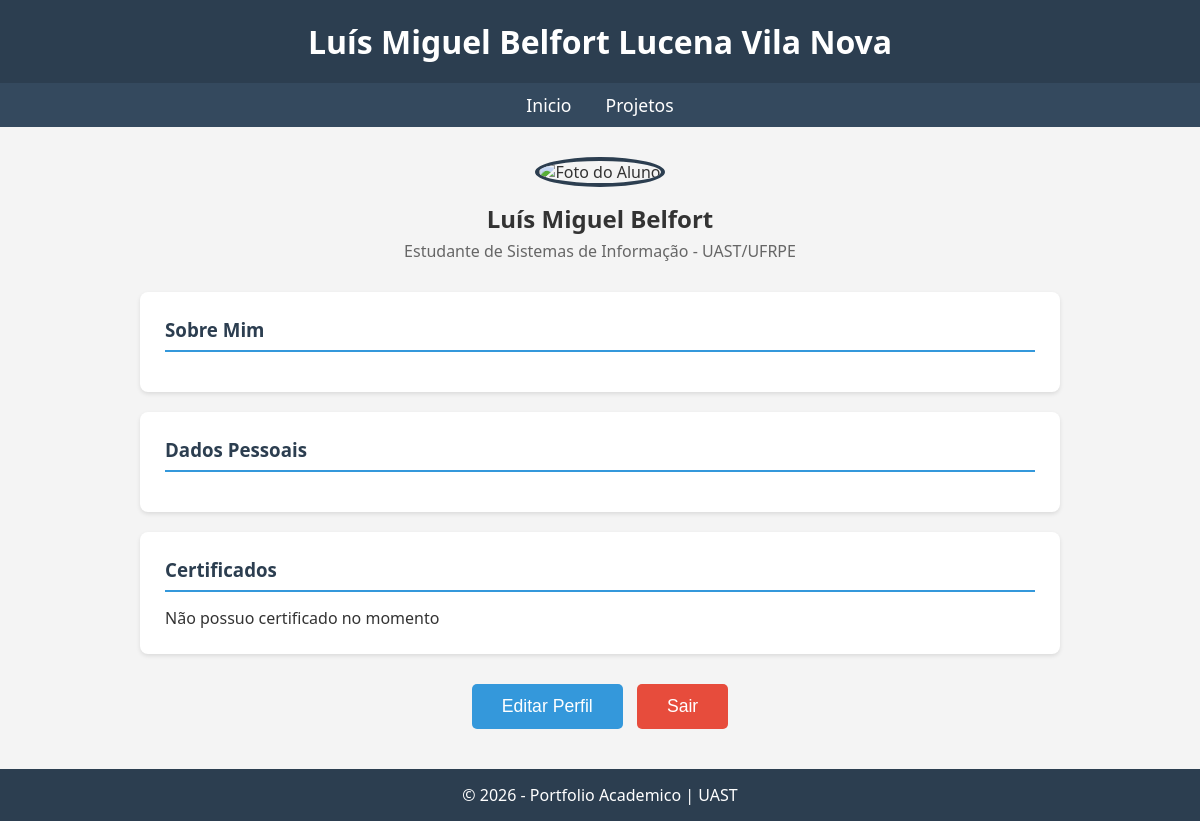
Page /portfolio/ on the earlier database version.
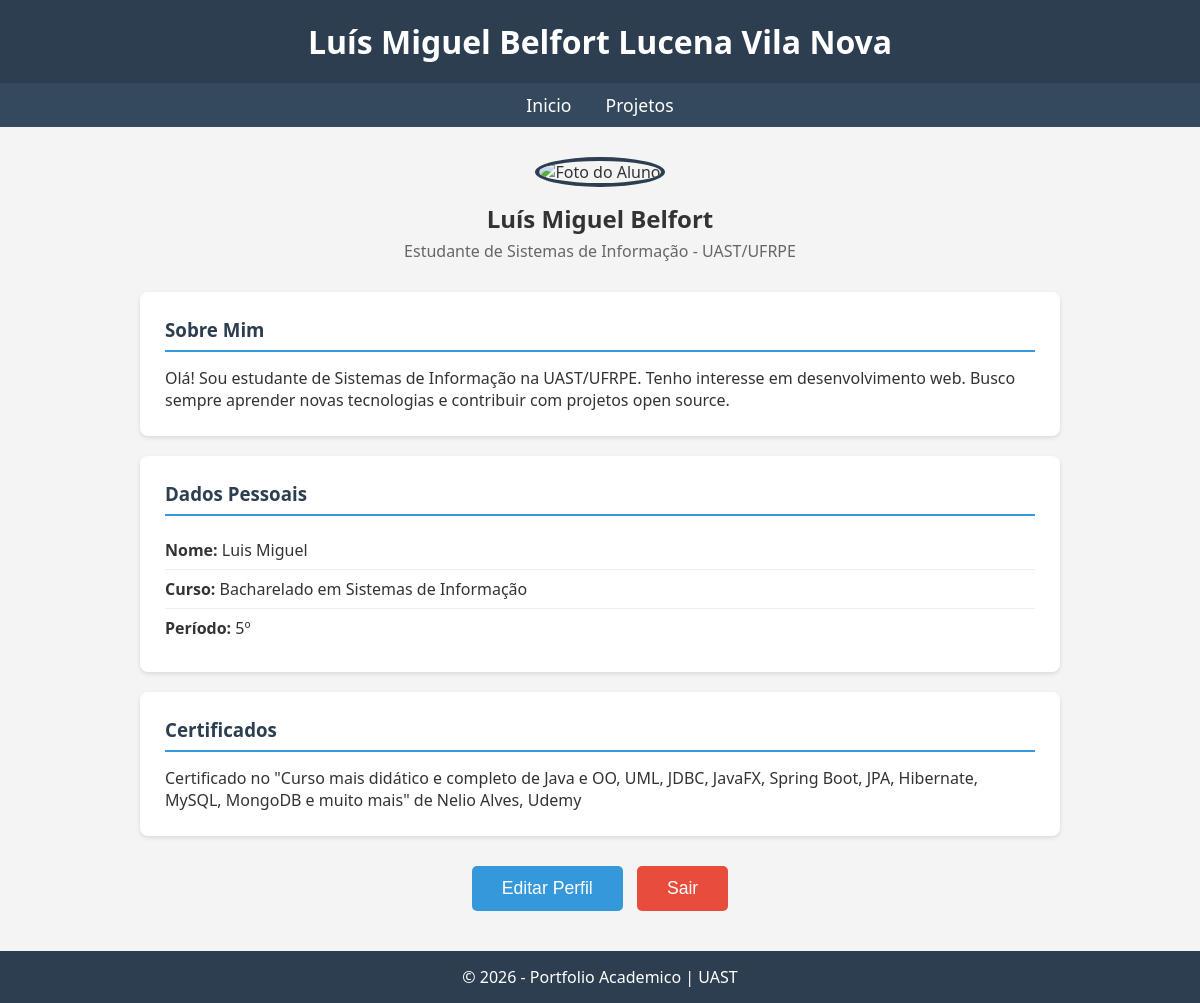
Same page on the later database version.
### core/models.py (models this page shows, shortened)
class Pessoa(models.Model):
    usuario = models.OneToOneField(
        settings.AUTH_USER_MODEL,
        on_delete=models.CASCADE,
        related_name='perfil',
        null = True,
        blank = True,
    )
    nome = models.CharField(max_length=100)
    descricao = models.TextField()
    curso = models.CharField(max_length=100)
    periodo = models.CharField(max_length=20)
    email = models.TextField()
    git = models.URLField(blank=True)
    linked = models.URLField(blank=True)
    url_imagem = models.URLField(blank=True)
    class Meta:
        verbose_name = 'perfil pessoal'
        verbose_name_plural = 'Perfis Pessoais'

### portifolio/models.py (models this page shows)
class Certificado(models.Model):
    descricao = models.TextField()

### portifolio/views.py (the view)
# urls.py: path('', views.home, name='home'),
def home(request):
    certificados = Certificado.objects.all()
    pessoa = Pessoa.objects.first()
    return render(request,'portifolio/home.html', {'certificados':certificados, 'pessoa':pessoa} )

### core/context_processors.py (called while the page is built)
def notificacao_ms(request):
    context = {
        'NOTIFICACAO_MS_URL': settings.NOTIFICACAO_MS_URL,
        'NOTIFICACAO_MS_API_KEY': settings.NOTIFICACAO_MS_API_KEY,
    }
    if request.user.is_authenticated:
        context['NOTIFICACAO_USER_ID'] = request.user.id
    return context

### portifolio/templates/portifolio/home.html (shortened to what this page needs)
{% extends "core/base.html" %}
{% block header_title %}Luís Miguel Belfort Lucena Vila Nova{% endblock %}
{% block content %}
<div class="perfil">
    <img src="{{ pessoa.url }}" alt="Foto do Aluno">
    <h2>Luís Miguel Belfort</h2>
    <p>Estudante de Sistemas de Informação - UAST/UFRPE</p>
</div>
<div class="secao">
    <h3>Sobre Mim</h3>
    <p>
        {{ pessoa.descricao }}
    </p>
</div>
<div class="secao">
    <h3>Dados Pessoais</h3>
    {% if pessoa %}
        <ul>
            <li><strong>Nome:</strong> {{ pessoa.nome }}</li>
            <li><strong>Curso:</strong> {{ pessoa.curso }}</li>
            <li><strong>Período:</strong> {{ pessoa.periodo }}</li>
        </ul>
    {% endif %}
</div>
    <div class="secao">
    <h3>Certificados</h3>
{% if certificados %}
    {% for certificado in certificados %}
        <ul> {{ certificado.descricao }}</ul>
    {% endfor %}
{% else %}
    <p>Não possuo certificado no momento</p>
{% endif %}
    </div>
<div style="text-align: center; margin: 30px 0;">
    <button id="btn-editar" style="
        background-color: #3498db;
        color: white;
        border: none;
        padding: 12px 30px;
        font-size: 1.1em;
        border-radius: 5px;
        cursor: pointer;
    ">Editar Perfil</button>
    <button id="btn-sair" style="
        background-color: #e74c3c;
        color: white;
        border: none;
        padding: 12px 30px;
        font-size: 1.1em;
        border-radius: 5px;
        cursor: pointer;
        margin-left: 10px;
    ">
        Sair
    </button>
</div>
{% endblock content %}

Differences in the rows shown:
added Pessoa: descricao "Olá! Sou estudante de Sistemas de Informação na UAST/UFRPE. Tenho interesse em desenvolvimento web. Busco sempre aprender novas tecnologias e contribuir com projetos open source.", nome "Luis Miguel", curso "Bacharelado em Sistemas de Informação", periodo "5º"
added Certificado: descricao "Certificado no \"Curso mais didático e completo de Java e OO, UML, JDBC, JavaFX, Spring Boot, JPA, Hibernate, MySQL, MongoDB e muito mais\" de Nelio Alves, Udemy"
Other differences:
text no longer shown: "Não possuo certificado no momento"
text now shown: "Nome: Curso: Período:"
